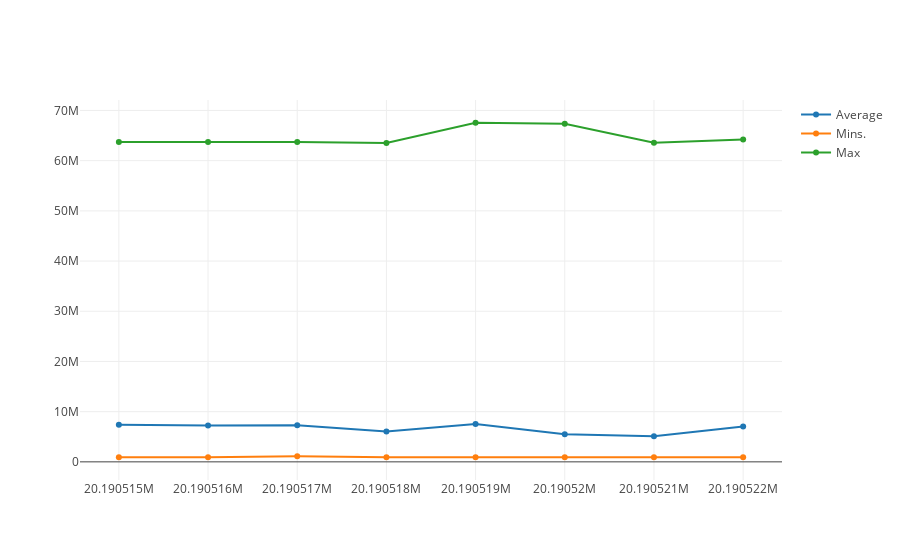

This figure's notebook cell:
### Code cell
%matplotlib inline
trace = go.Scatter(
    x = list(avg.keys()),
    y = list(avg.values()),
    name='Average'
)
trace2 = go.Scatter(
    x = list(mins.keys()),
    y = list(mins.values()),
    name='Mins.'
)
trace3 = go.Scatter(
    x = list(maxs.keys()),
    y = list(maxs.values()),
    name='Max'
)
data = [trace,trace2,trace3]

plotly.offline.iplot(data,filename='basic-line')

### Figure 1 — Plotly figure (JSON) as saved in the notebook; plotly's stock layout.template omitted (floating-point values rounded to 4 significant figures)
{"data": [{"name": "Average", "type": "scatter", "uid": "54bcae52-ebf5-41f1-b691-36f9e185b7c3", "x": [20190515, 20190516, 20190517, 20190518, 20190519, 20190520, 20190521, 20190522], "y": [7375000.0, 7248000.0, 7293000.0, 6052000.0, 7520000.0, 5500000.0, 5109000.0, 7025000.0]}, {"name": "Mins.", "type": "scatter", "uid": "4344f00f-925c-496b-a22a-be81cf58d1b9", "x": [20190515, 20190516, 20190517, 20190518, 20190519, 20190520, 20190521, 20190522], "y": [916906, 916906, 1097980, 916906, 916906, 916906, 916906, 916906]}, {"name": "Max", "type": "scatter", "uid": "e546dba7-00ce-4ee2-84f3-a2882a2b0132", "x": [20190515, 20190516, 20190517, 20190518, 20190519, 20190520, 20190521, 20190522], "y": [63733310, 63733310, 63733310, 63523190, 67552550, 67371476, 63550176, 64204226]}], "layout": {}}
